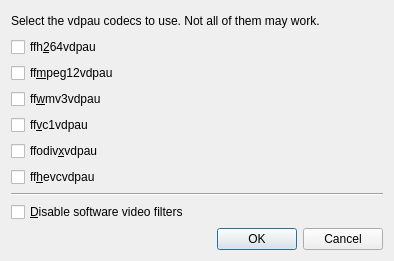
<?xml version="1.0" encoding="UTF-8"?>
<ui version="4.0">
 <class>VDPAUProperties</class>
 <widget class="QDialog" name="VDPAUProperties">
  <property name="geometry">
   <rect>
    <x>0</x>
    <y>0</y>
    <width>394</width>
    <height>261</height>
   </rect>
  </property>
  <property name="windowTitle">
   <string>VDPAU Properties</string>
  </property>
  <layout class="QVBoxLayout">
   <item>
    <widget class="QLabel" name="label">
     <property name="text">
      <string>Select the vdpau codecs to use. Not all of them may work.</string>
     </property>
     <property name="wordWrap">
      <bool>true</bool>
     </property>
    </widget>
   </item>
   <item>
    <widget class="QCheckBox" name="ffh264vdpau_check">
     <property name="text">
      <string>ffh&amp;264vdpau</string>
     </property>
    </widget>
   </item>
   <item>
    <widget class="QCheckBox" name="ffmpeg12vdpau_check">
     <property name="text">
      <string>ff&amp;mpeg12vdpau</string>
     </property>
    </widget>
   </item>
   <item>
    <widget class="QCheckBox" name="ffwmv3vdpau_check">
     <property name="text">
      <string>ff&amp;wmv3vdpau</string>
     </property>
    </widget>
   </item>
   <item>
    <widget class="QCheckBox" name="ffvc1vdpau_check">
     <property name="text">
      <string>ff&amp;vc1vdpau</string>
     </property>
    </widget>
   </item>
   <item>
    <widget class="QCheckBox" name="ffodivxvdpau_check">
     <property name="text">
      <string>ffodiv&amp;xvdpau</string>
     </property>
    </widget>
   </item>
   <item>
    <widget class="QCheckBox" name="ffhevcvdpau_check">
     <property name="text">
      <string>ff&amp;hevcvdpau</string>
     </property>
    </widget>
   </item>
   <item>
    <widget class="Line" name="line">
     <property name="orientation">
      <enum>Qt::Horizontal</enum>
     </property>
    </widget>
   </item>
   <item>
    <widget class="QCheckBox" name="disable_filters_check">
     <property name="text">
      <string>&amp;Disable software video filters</string>
     </property>
    </widget>
   </item>
   <item>
    <widget class="QDialogButtonBox" name="buttonBox">
     <property name="orientation">
      <enum>Qt::Horizontal</enum>
     </property>
     <property name="standardButtons">
      <set>QDialogButtonBox::Cancel|QDialogButtonBox::Ok</set>
     </property>
    </widget>
   </item>
  </layout>
 </widget>
 <resources/>
 <connections>
  <connection>
   <sender>buttonBox</sender>
   <signal>accepted()</signal>
   <receiver>VDPAUProperties</receiver>
   <slot>accept()</slot>
   <hints>
    <hint type="sourcelabel">
     <x>248</x>
     <y>254</y>
    </hint>
    <hint type="destinationlabel">
     <x>157</x>
     <y>274</y>
    </hint>
   </hints>
  </connection>
  <connection>
   <sender>buttonBox</sender>
   <signal>rejected()</signal>
   <receiver>VDPAUProperties</receiver>
   <slot>reject()</slot>
   <hints>
    <hint type="sourcelabel">
     <x>316</x>
     <y>260</y>
    </hint>
    <hint type="destinationlabel">
     <x>286</x>
     <y>274</y>
    </hint>
   </hints>
  </connection>
 </connections>
</ui>
